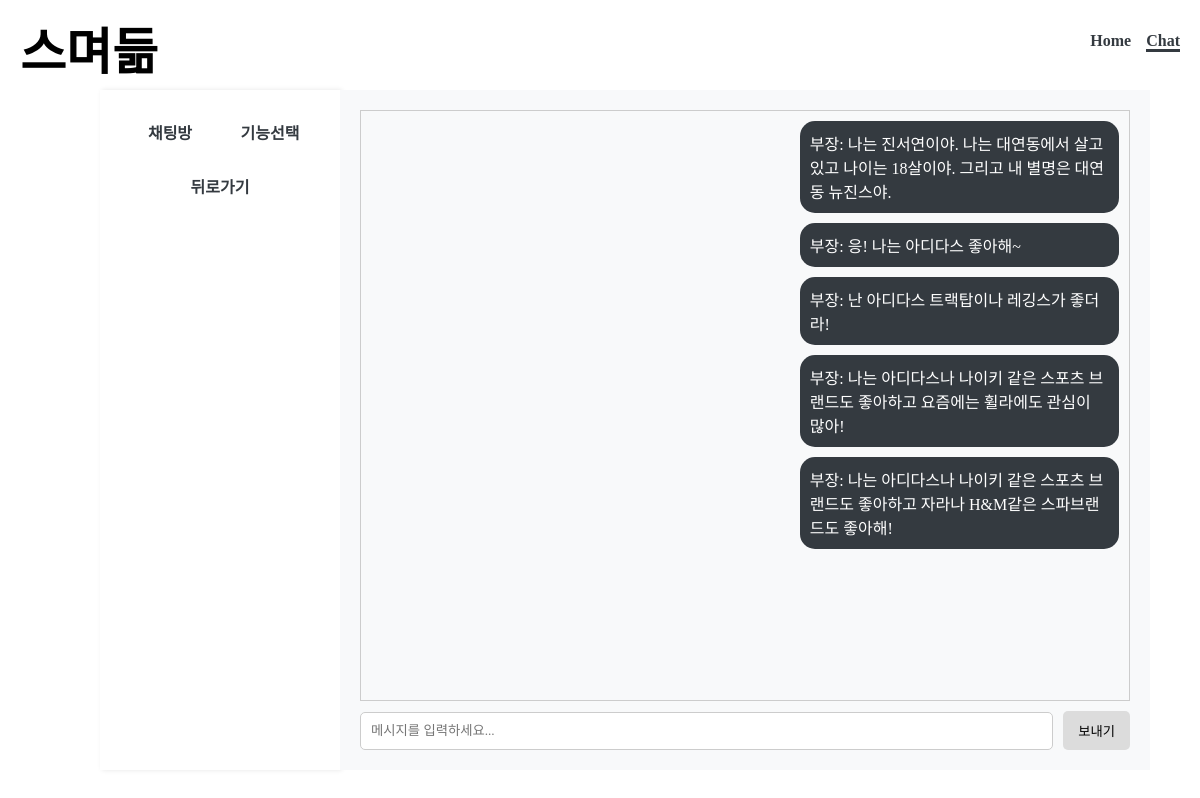
/chat/고객데이터수집/ (signed in), run on the app's committed database.
### chat/models.py (models this page shows)
class Message(models.Model):
    author = models.ForeignKey(User, related_name='author_messages', on_delete=models.CASCADE)
    content = models.TextField()
    timestamp = models.DateTimeField(auto_now_add=True)
    room = models.ForeignKey(ChatRoom, on_delete=models.CASCADE)

### chat/views.py (the view, shortened to what this page needs)
# urls.py: path('<str:room_name>/', views.chat_view, name='chat'),
def chat_view(request, room_name):
    question = None
    messages = Message.objects.filter(room__name=room_name)
    context = {
        'messages': messages,
    }
    return render(request, 'gpt/chat.html', context)

### chat/templates/gpt/chat.html (shortened to what this page needs)
{% load static %}
<!DOCTYPE html>
<html>
<head>
    <link rel="stylesheet" href="{% static 'gtp/style.css' %}">
    <link href="https://hangeul.pstatic.net/hangeul_static/css/NanumHaRamCe.css" rel="stylesheet">
</head>
<body>
    <header class="header">
        <nav class="wrap">
            <label class="logo">스며듦</label>
            <ul>
                <li><a href="{% url 'index' %}">Home</a></li>
                <li><a href="{% url 'chat:index' %}" class="active">Chat</a></li>
            </ul>
        </nav>
    </header>
    <main>
        <div class="side-panel">
            <div class="mode">
                <button id="chatroom-btn">채팅방</button>
                <button id="function-btn">기능선택</button>
            </div>
            <a href="{% url 'chat:index' %}"><button id="chatroom-btn1">뒤로가기</button></a>
        </div>
        <div class="message-section">
            <div class="message-display">
                {% for message in messages %}
                    {% if message.author == user %}
                    <div class="message bot-message">
                        <div id="messages" class="bubble">
                            <span class="text">{{ message.author.username }}: {{ message.content }}</span>
                        </div>
                    </div>
                    {% else %}
                    <div class="message user-message">
                        <div id="messages" class="bubble">
                            <span class="text">{{ message.author.username }}: {{ message.content }}</span>
                        </div>
                    </div>
                    {% endif %}
                {% endfor %}
            </div>
            <form action="" method="post" entype="application/x-www-form-urlencoded">
                <div class="message-input">
                    <input type="text" placeholder="메시지를 입력하세요..." name=question>
                    <button name="sendRequest">보내기</button>
                </div>
            </form>
        </div>
</body>
</html>

### chat/static/gtp/style.css (style rules this page uses)
* { font-family: 'NanumGothic'; }
.logo { font-family: 'NanumHaRamCe'; font-size: 50px; }
html, body { margin: 0; height: 100%; background-color: white; color: #343a40; }
header { height: 80px; background-color: white; color: black; }
header>.wrap { max-width: 1400px; margin: 0 auto; padding: 12px 20px; }
header>.wrap>.logo { font-size: 50px; margin-top: 5px; font-weight: bold; }
header>.wrap>ul { float: right; list-style: none; margin-top: 20px; }
header>.wrap>ul>li { float: left; margin-left: 15px; }
header>.wrap>ul>li>a { color: #343a40; text-decoration: none; font-weight: bold; }
header>.wrap>ul>li>a.active { color: #343a40; border-bottom: 3px solid #343a40; }
header ul { list-style: none; display: flex; margin: 0; padding: 0; }
header ul li { margin-left: 20px; }
header ul li a { color: #6c757d; text-decoration: none; font-weight: bold; }
main { display: flex; height: calc(100% - 60px); }
main .side-panel { width: 200px; background-color: #FFFFFF; padding: 20px; box-shadow: 2px 0 5px rgba(0,0,0,0.1); margin-left: 100px; margin-bottom: 50px; margin-top: 10px; }
main .side-panel button { width: 100%; padding: 10px 0; margin-bottom: 10px; background-color: #ffffff; color:#343a40; border: none; font-size: 16px; font-weight: bold; cursor: pointer; transition: background-color 0.3s ease; }
main .message-section { flex-grow: 1; padding: 20px; background-color: #F8F9FA; display: flex; flex-direction: column; margin-right: 50px; margin-bottom: 50px; margin-top: 10px; max-width: 1000px; }
main .mode { display:flex; flex-direction: row; }
.message-display { flex-grow: 1; overflow-y: auto; border: 1px solid #ccc; margin-bottom: 10px; padding: 10px; }
.message-input { display: flex; align-items: center; }
.message-input input[type="text"] { flex-grow: 1; padding: 10px; margin-right: 10px; border-radius: 5px; border: 1px solid #ccc; }
.message-input button { padding: 10px 15px; border: none; border-radius: 5px; background-color: #dcdcdc; color: black; cursor: pointer; }
.bot-message .bubble { background: #343a40; color: white; margin-left: auto; order: 1; width: 40%; }
.message { margin-bottom: 10px; display: flex; }
.bubble { padding: 10px; border-radius: 15px; display: flex; align-items: center; }
[type="radio"], span { vertical-align: middle; }

### data on the page
Message: author.username "부장", content "나는 진서연이야. 나는 대연동에서 살고 있고 나이는 18살이야. 그리고 내 별명은 대연동 뉴진스야."
Message: author.username "부장", content "응! 나는 아디다스 좋아해~"
Message: author.username "부장", content "난 아디다스 트랙탑이나 레깅스가 좋더라!"
Message: author.username "부장", content "나는 아디다스나 나이키 같은 스포츠 브랜드도 좋아하고 요즘에는 휠라에도 관심이 많아!"
Message: author.username "부장", content "나는 아디다스나 나이키 같은 스포츠 브랜드도 좋아하고 자라나 H&M같은 스파브랜드도 좋아해!"
